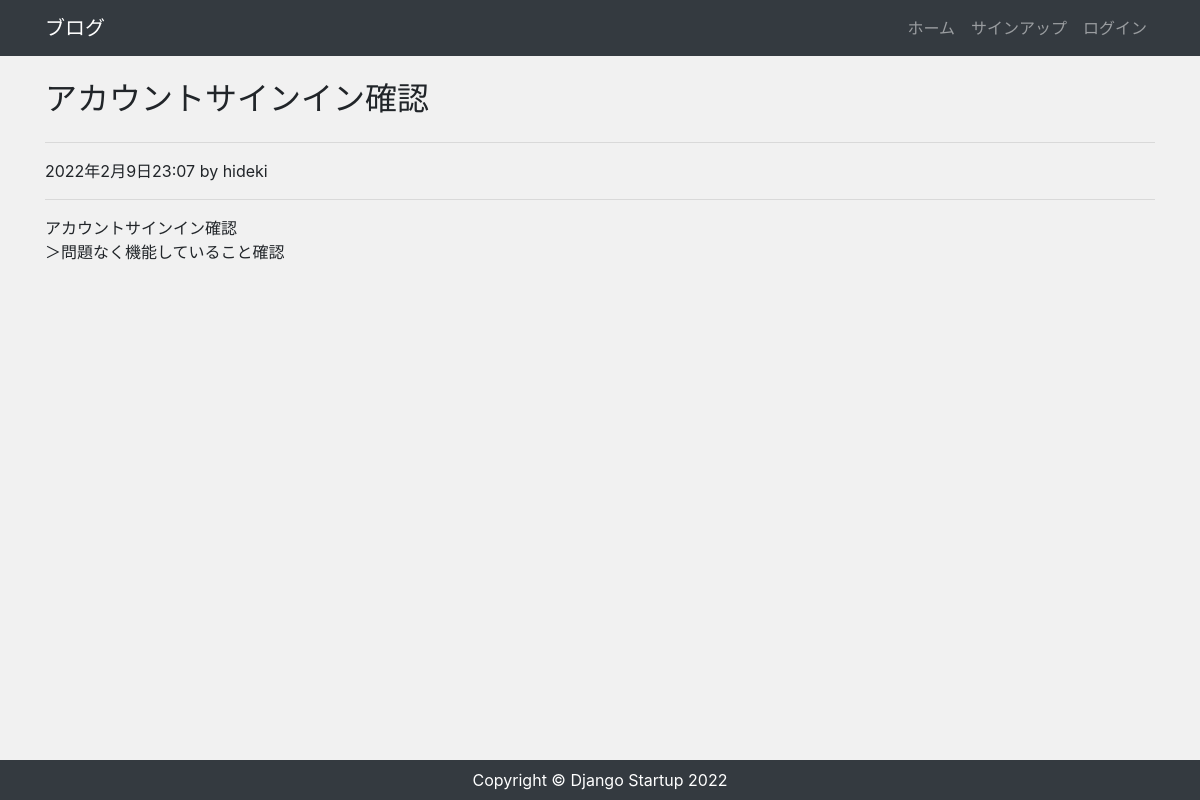
/post/10, run on the app's committed database.
### app/models.py (models this page shows, shortened)
class Post(models.Model):
    author = models.ForeignKey(settings.AUTH_USER_MODEL, on_delete=models.CASCADE)
    title = models.CharField("タイトル", max_length=200)
    content = models.TextField("本文")
    created = models.DateTimeField("作成日", default=timezone.now)

### app/views.py (the view)
# urls.py: path('post/<int:pk>', views.PostDetailView.as_view(), name='post_detail'),
class PostDetailView(View):
    def get(self, request, *args, **kwargs):
        post_data = Post.objects.get(id=self.kwargs['pk'])
        return render(request, 'app/post_detail.html', {
            'post_data': post_data
        })

### app/templates/app/post_detail.html (shortened to what this page needs)
{% extends "app/base.html" %}
{% block content %}
<h2 class="my-4">{{ post_data.title }}</h2>
<hr>
<p>{{ post_data.created }} by {{ post_data.author }}</p>
<hr>
<p>{{ post_data.content|linebreaksbr }}</p>
{% endblock %}

### app/static/css/style.css (style rules this page uses)
* { margin: 0; padding: 0; box-sizing: border-box; }
body { background-color: #f1f1f1; display: flex; flex-flow: column; min-height: 100vh; }

### data on the page
Post: title "アカウントサインイン確認", created "2022年2月9日23:07", author "hideki", content "アカウントサインイン確認 ＞問題なく機能していること確認"
